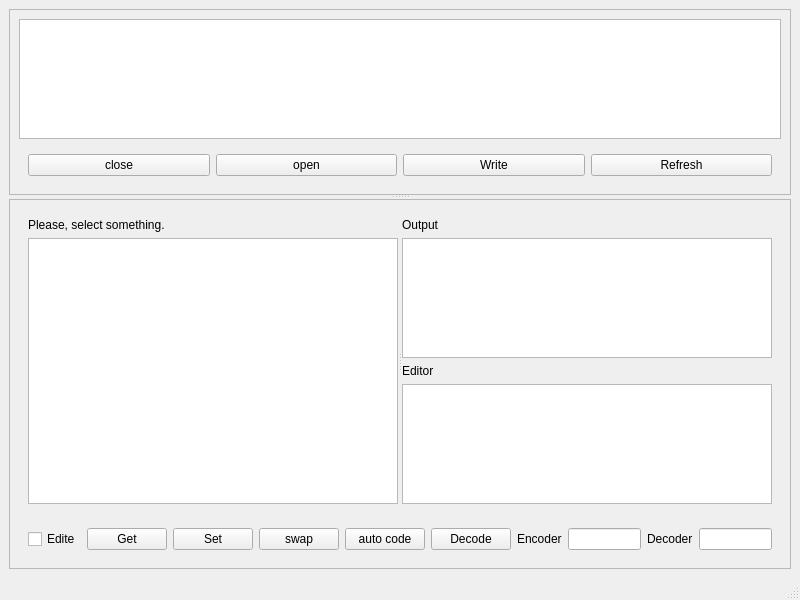
<?xml version="1.0" encoding="UTF-8"?>
<ui version="4.0">
 <class>window</class>
 <widget class="QMainWindow" name="window">
  <property name="geometry">
   <rect>
    <x>0</x>
    <y>0</y>
    <width>800</width>
    <height>600</height>
   </rect>
  </property>
  <property name="windowTitle">
   <string>My Gui</string>
  </property>
  <widget class="QWidget" name="central">
   <layout class="QVBoxLayout" name="verticalLayout_4">
    <item>
     <widget class="QSplitter" name="splitter">
      <property name="orientation">
       <enum>Qt::Vertical</enum>
      </property>
      <widget class="QFrame" name="tableFrame">
       <property name="frameShape">
        <enum>QFrame::StyledPanel</enum>
       </property>
       <property name="frameShadow">
        <enum>QFrame::Raised</enum>
       </property>
       <layout class="QVBoxLayout" name="verticalLayout_2">
        <item>
         <widget class="QTableView" name="table">
          <property name="verticalScrollMode">
           <enum>QAbstractItemView::ScrollPerPixel</enum>
          </property>
          <property name="horizontalScrollMode">
           <enum>QAbstractItemView::ScrollPerPixel</enum>
          </property>
          <property name="sortingEnabled">
           <bool>true</bool>
          </property>
         </widget>
        </item>
        <item>
         <widget class="QWidget" name="tableButtons" native="true">
          <layout class="QHBoxLayout" name="horizontalLayout_3">
           <item>
            <widget class="QPushButton" name="closeButton">
             <property name="toolTip">
              <string>&lt;html&gt;&lt;head/&gt;&lt;body&gt;&lt;p&gt;Remove selected rows,&lt;/p&gt;&lt;p&gt;and &lt;span style=&quot; font-weight:600; text-decoration: underline;&quot;&gt;discard all &lt;/span&gt;&lt;span style=&quot; font-weight:600; text-decoration: underline;&quot;&gt;changes&lt;/span&gt;&lt;/p&gt;&lt;/body&gt;&lt;/html&gt;</string>
             </property>
             <property name="text">
              <string>close</string>
             </property>
            </widget>
           </item>
           <item>
            <widget class="QPushButton" name="openButton">
             <property name="toolTip">
              <string>&lt;html&gt;&lt;head/&gt;&lt;body&gt;&lt;p&gt;Open file browse dialog&lt;/p&gt;&lt;/body&gt;&lt;/html&gt;</string>
             </property>
             <property name="text">
              <string>open</string>
             </property>
            </widget>
           </item>
           <item>
            <widget class="QPushButton" name="writeButton">
             <property name="toolTip">
              <string>&lt;html&gt;&lt;head/&gt;&lt;body&gt;&lt;p&gt;Write selected rows to files&lt;/p&gt;&lt;/body&gt;&lt;/html&gt;</string>
             </property>
             <property name="text">
              <string>Write</string>
             </property>
            </widget>
           </item>
           <item>
            <widget class="QPushButton" name="readButton">
             <property name="toolTip">
              <string>&lt;html&gt;&lt;head/&gt;&lt;body&gt;&lt;p&gt;Read selected rows from files&lt;/p&gt;&lt;/body&gt;&lt;/html&gt;</string>
             </property>
             <property name="text">
              <string>Refresh</string>
             </property>
            </widget>
           </item>
          </layout>
         </widget>
        </item>
       </layout>
      </widget>
      <widget class="QFrame" name="decoderFrame">
       <property name="frameShape">
        <enum>QFrame::StyledPanel</enum>
       </property>
       <property name="frameShadow">
        <enum>QFrame::Raised</enum>
       </property>
       <layout class="QVBoxLayout" name="verticalLayout">
        <item>
         <widget class="QWidget" name="widget" native="true">
          <layout class="QVBoxLayout" name="verticalLayout_3">
           <item>
            <widget class="QSplitter" name="splitter_2">
             <property name="orientation">
              <enum>Qt::Horizontal</enum>
             </property>
             <widget class="QWidget" name="left" native="true">
              <layout class="QVBoxLayout" name="verticalLayout_6">
               <item>
                <widget class="QLabel" name="currentLabel">
                 <property name="frameShape">
                  <enum>QFrame::NoFrame</enum>
                 </property>
                 <property name="text">
                  <string>Please, select something.</string>
                 </property>
                 <property name="textFormat">
                  <enum>Qt::AutoText</enum>
                 </property>
                 <property name="scaledContents">
                  <bool>true</bool>
                 </property>
                 <property name="wordWrap">
                  <bool>true</bool>
                 </property>
                </widget>
               </item>
               <item>
                <widget class="QTableView" name="currentTable">
                 <property name="verticalScrollMode">
                  <enum>QAbstractItemView::ScrollPerPixel</enum>
                 </property>
                 <property name="horizontalScrollMode">
                  <enum>QAbstractItemView::ScrollPerPixel</enum>
                 </property>
                </widget>
               </item>
              </layout>
             </widget>
             <widget class="QWidget" name="right" native="true">
              <layout class="QVBoxLayout" name="verticalLayout_5">
               <item>
                <widget class="QLabel" name="text_label">
                 <property name="text">
                  <string>Output</string>
                 </property>
                </widget>
               </item>
               <item>
                <widget class="QPlainTextEdit" name="text">
                 <property name="sizePolicy">
                  <sizepolicy hsizetype="Expanding" vsizetype="Expanding">
                   <horstretch>0</horstretch>
                   <verstretch>0</verstretch>
                  </sizepolicy>
                 </property>
                 <property name="readOnly">
                  <bool>true</bool>
                 </property>
                </widget>
               </item>
               <item>
                <widget class="QLabel" name="editor_label">
                 <property name="text">
                  <string>Editor</string>
                 </property>
                </widget>
               </item>
               <item>
                <widget class="QPlainTextEdit" name="editor">
                 <property name="sizePolicy">
                  <sizepolicy hsizetype="Expanding" vsizetype="Expanding">
                   <horstretch>0</horstretch>
                   <verstretch>0</verstretch>
                  </sizepolicy>
                 </property>
                </widget>
               </item>
              </layout>
              <zorder>text</zorder>
              <zorder>editor</zorder>
              <zorder>editor_label</zorder>
              <zorder>text_label</zorder>
             </widget>
            </widget>
           </item>
          </layout>
         </widget>
        </item>
        <item>
         <widget class="QWidget" name="decoderButtons" native="true">
          <layout class="QHBoxLayout" name="horizontalLayout">
           <item>
            <widget class="QCheckBox" name="editMod">
             <property name="toolTip">
              <string>&lt;html&gt;&lt;head/&gt;&lt;body&gt;&lt;p&gt;Determine editor's mod:&lt;/p&gt;&lt;p&gt;&lt;span style=&quot; text-decoration: underline;&quot;&gt;Checked&lt;/span&gt;:&lt;/p&gt;&lt;p&gt;* Editor is editable&lt;/p&gt;&lt;p&gt;* Selecting table's item &lt;span style=&quot; font-weight:600;&quot;&gt;will not &lt;/span&gt;change editor's content&lt;/p&gt;&lt;p&gt;* You need use &amp;quot;get&amp;quot; and &amp;quot;set&amp;quot; buttons&lt;/p&gt;&lt;p&gt;* &amp;quot;Auto code&amp;quot; and &amp;quot;Decode&amp;quot; buttons &lt;span style=&quot; font-weight:600;&quot;&gt;will not &lt;/span&gt;write to&lt;/p&gt;&lt;p&gt;  current item&lt;/p&gt;&lt;p&gt;&lt;span style=&quot; text-decoration: underline;&quot;&gt;Not checked&lt;/span&gt;:&lt;/p&gt;&lt;p&gt;* Editor is not editable&lt;/p&gt;&lt;p&gt;* Selecting table's item &lt;span style=&quot; font-weight:600;&quot;&gt;will &lt;/span&gt;change editor's content&lt;/p&gt;&lt;p&gt;* &amp;quot;get&amp;quot; and &amp;quot;set&amp;quot; buttons is unnecessary but still work&lt;/p&gt;&lt;p&gt;* &amp;quot;Auto code&amp;quot; and &amp;quot;Decode&amp;quot; buttons &lt;span style=&quot; font-weight:600;&quot;&gt;will&lt;/span&gt; write to&lt;/p&gt;&lt;p&gt;  current item&lt;/p&gt;&lt;/body&gt;&lt;/html&gt;</string>
             </property>
             <property name="text">
              <string>Edite</string>
             </property>
            </widget>
           </item>
           <item>
            <widget class="QPushButton" name="getButton">
             <property name="toolTip">
              <string>&lt;html&gt;&lt;head/&gt;&lt;body&gt;&lt;p&gt;Copy current item's text to editor&lt;/p&gt;&lt;/body&gt;&lt;/html&gt;</string>
             </property>
             <property name="text">
              <string>Get</string>
             </property>
            </widget>
           </item>
           <item>
            <widget class="QPushButton" name="setButton">
             <property name="toolTip">
              <string>&lt;html&gt;&lt;head/&gt;&lt;body&gt;&lt;p&gt;Copy output's text to current item&lt;/p&gt;&lt;/body&gt;&lt;/html&gt;</string>
             </property>
             <property name="text">
              <string>Set</string>
             </property>
            </widget>
           </item>
           <item>
            <widget class="QPushButton" name="swapButton">
             <property name="toolTip">
              <string>&lt;html&gt;&lt;head/&gt;&lt;body&gt;&lt;p&gt;Swap content of editor and output&lt;/p&gt;&lt;/body&gt;&lt;/html&gt;</string>
             </property>
             <property name="text">
              <string>swap</string>
             </property>
            </widget>
           </item>
           <item>
            <widget class="QPushButton" name="autoButton">
             <property name="toolTip">
              <string>&lt;html&gt;&lt;head/&gt;&lt;body&gt;&lt;p&gt;Try to audo detect encoding&lt;/p&gt;&lt;/body&gt;&lt;/html&gt;</string>
             </property>
             <property name="text">
              <string>auto code</string>
             </property>
            </widget>
           </item>
           <item>
            <widget class="QPushButton" name="decodeButton">
             <property name="toolTip">
              <string>&lt;html&gt;&lt;head/&gt;&lt;body&gt;&lt;p&gt;Decode text within editor&lt;/p&gt;&lt;p&gt;by encoder/decoder pair&lt;/p&gt;&lt;/body&gt;&lt;/html&gt;</string>
             </property>
             <property name="text">
              <string>Decode</string>
             </property>
            </widget>
           </item>
           <item>
            <widget class="QLabel" name="endoderLabel">
             <property name="text">
              <string>Encoder</string>
             </property>
            </widget>
           </item>
           <item>
            <widget class="QLineEdit" name="encoderEditor">
             <property name="toolTip">
              <string>&lt;html&gt;&lt;head/&gt;&lt;body&gt;&lt;p&gt;Encoder for &amp;quot;Decode&amp;quot; button&lt;/p&gt;&lt;/body&gt;&lt;/html&gt;</string>
             </property>
            </widget>
           </item>
           <item>
            <widget class="QLabel" name="decoderLabel">
             <property name="text">
              <string>Decoder</string>
             </property>
            </widget>
           </item>
           <item>
            <widget class="QLineEdit" name="decoderEditor">
             <property name="toolTip">
              <string>&lt;html&gt;&lt;head/&gt;&lt;body&gt;&lt;p&gt;Decoder for &amp;quot;Decode&amp;quot; button&lt;/p&gt;&lt;/body&gt;&lt;/html&gt;</string>
             </property>
             <property name="text">
              <string/>
             </property>
            </widget>
           </item>
          </layout>
         </widget>
        </item>
       </layout>
      </widget>
     </widget>
    </item>
   </layout>
  </widget>
  <widget class="QStatusBar" name="statusBar"/>
 </widget>
 <resources/>
 <connections/>
</ui>
